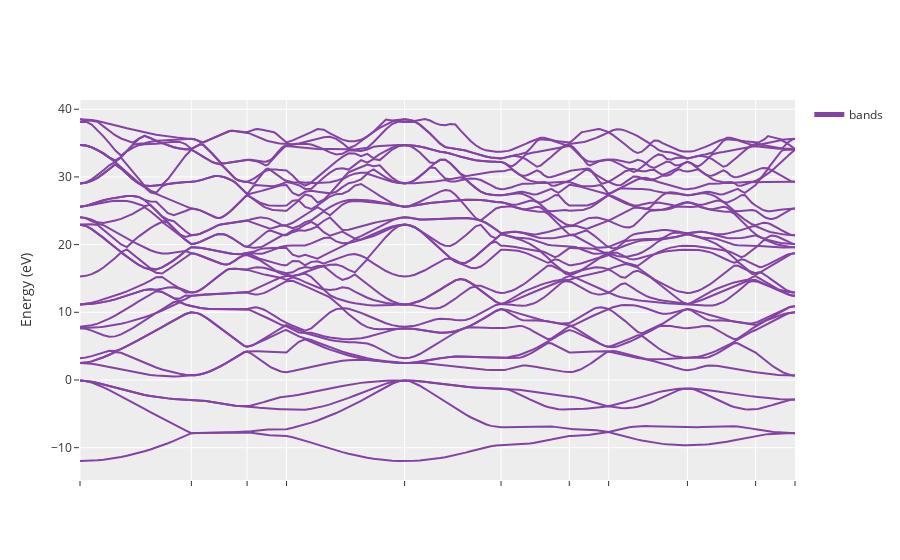

Notebook code for this chart:
### Code cell
import py4vasp
mycalc = py4vasp.Calculation.from_file("/home/student/zylu/demo/3_bs/vaspout.h5")

mycalc.band.plot()

### Figure 1 — Plotly figure (JSON) as saved in the notebook; plotly's stock layout.template omitted (floating-point values rounded to 4 significant figures; data arrays with more than 128 entries replaced by an {"elided": "..."} marker saying what was removed)
{"data": [{"legendgroup": "bands", "line": {"color": "#8342A4"}, "name": "bands", "showlegend": true, "type": "scatter", "x": {"elided": "200 float values"}, "y": {"elided": "200 float values"}, "yaxis": "y"}, {"legendgroup": "bands", "line": {"color": "#8342A4"}, "name": "bands", "showlegend": false, "type": "scatter", "x": {"elided": "200 float values"}, "y": {"elided": "200 float values"}, "yaxis": "y"}, {"legendgroup": "bands", "line": {"color": "#8342A4"}, "name": "bands", "showlegend": false, "type": "scatter", "x": {"elided": "200 float values"}, "y": {"elided": "200 float values"}, "yaxis": "y"}, {"legendgroup": "bands", "line": {"color": "#8342A4"}, "name": "bands", "showlegend": false, "type": "scatter", "x": {"elided": "200 float values"}, "y": {"elided": "200 float values"}, "yaxis": "y"}, {"legendgroup": "bands", "line": {"color": "#8342A4"}, "name": "bands", "showlegend": false, "type": "scatter", "x": {"elided": "200 float values"}, "y": {"elided": "200 float values"}, "yaxis": "y"}, {"legendgroup": "bands", "line": {"color": "#8342A4"}, "name": "bands", "showlegend": false, "type": "scatter", "x": {"elided": "200 float values"}, "y": {"elided": "200 float values"}, "yaxis": "y"}, {"legendgroup": "bands", "line": {"color": "#8342A4"}, "name": "bands", "showlegend": false, "type": "scatter", "x": {"elided": "200 float values"}, "y": {"elided": "200 float values"}, "yaxis": "y"}, {"legendgroup": "bands", "line": {"color": "#8342A4"}, "name": "bands", "showlegend": false, "type": "scatter", "x": {"elided": "200 float values"}, "y": {"elided": "200 float values"}, "yaxis": "y"}, {"legendgroup": "bands", "line": {"color": "#8342A4"}, "name": "bands", "showlegend": false, "type": "scatter", "x": {"elided": "200 float values"}, "y": {"elided": "200 float values"}, "yaxis": "y"}, {"legendgroup": "bands", "line": {"color": "#8342A4"}, "name": "bands", "showlegend": false, "type": "scatter", "x": {"elided": "200 float values"}, "y": {"elided": "200 float values"}, "yaxis": "y"}, {"legendgroup": "bands", "line": {"color": "#8342A4"}, "name": "bands", "showlegend": false, "type": "scatter", "x": {"elided": "200 float values"}, "y": {"elided": "200 float values"}, "yaxis": "y"}, {"legendgroup": "bands", "line": {"color": "#8342A4"}, "name": "bands", "showlegend": false, "type": "scatter", "x": {"elided": "200 float values"}, "y": {"elided": "200 float values"}, "yaxis": "y"}, {"legendgroup": "bands", "line": {"color": "#8342A4"}, "name": "bands", "showlegend": false, "type": "scatter", "x": {"elided": "200 float values"}, "y": {"elided": "200 float values"}, "yaxis": "y"}, {"legendgroup": "bands", "line": {"color": "#8342A4"}, "name": "bands", "showlegend": false, "type": "scatter", "x": {"elided": "200 float values"}, "y": {"elided": "200 float values"}, "yaxis": "y"}, {"legendgroup": "bands", "line": {"color": "#8342A4"}, "name": "bands", "showlegend": false, "type": "scatter", "x": {"elided": "200 float values"}, "y": {"elided": "200 float values"}, "yaxis": "y"}, {"legendgroup": "bands", "line": {"color": "#8342A4"}, "name": "bands", "showlegend": false, "type": "scatter", "x": {"elided": "200 float values"}, "y": {"elided": "200 float values"}, "yaxis": "y"}, {"legendgroup": "bands", "line": {"color": "#8342A4"}, "name": "bands", "showlegend": false, "type": "scatter", "x": {"elided": "200 float values"}, "y": {"elided": "200 float values"}, "yaxis": "y"}, {"legendgroup": "bands", "line": {"color": "#8342A4"}, "name": "bands", "showlegend": false, "type": "scatter", "x": {"elided": "200 float values"}, "y": {"elided": "200 float values"}, "yaxis": "y"}, {"legendgroup": "bands", "line": {"color": "#8342A4"}, "name": "bands", "showlegend": false, "type": "scatter", "x": {"elided": "200 float values"}, "y": {"elided": "200 float values"}, "yaxis": "y"}, {"legendgroup": "bands", "line": {"color": "#8342A4"}, "name": "bands", "showlegend": false, "type": "scatter", "x": {"elided": "200 float values"}, "y": {"elided": "200 float values"}, "yaxis": "y"}, {"legendgroup": "bands", "line": {"color": "#8342A4"}, "name": "bands", "showlegend": false, "type": "scatter", "x": {"elided": "200 float values"}, "y": {"elided": "200 float values"}, "yaxis": "y"}, {"legendgroup": "bands", "line": {"color": "#8342A4"}, "name": "bands", "showlegend": false, "type": "scatter", "x": {"elided": "200 float values"}, "y": {"elided": "200 float values"}, "yaxis": "y"}, {"legendgroup": "bands", "line": {"color": "#8342A4"}, "name": "bands", "showlegend": false, "type": "scatter", "x": {"elided": "200 float values"}, "y": {"elided": "200 float values"}, "yaxis": "y"}, {"legendgroup": "bands", "line": {"color": "#8342A4"}, "name": "bands", "showlegend": false, "type": "scatter", "x": {"elided": "200 float values"}, "y": {"elided": "200 float values"}, "yaxis": "y"}, {"legendgroup": "bands", "line": {"color": "#8342A4"}, "name": "bands", "showlegend": false, "type": "scatter", "x": {"elided": "200 float values"}, "y": {"elided": "200 float values"}, "yaxis": "y"}, {"legendgroup": "bands", "line": {"color": "#8342A4"}, "name": "bands", "showlegend": false, "type": "scatter", "x": {"elided": "200 float values"}, "y": {"elided": "200 float values"}, "yaxis": "y"}, {"legendgroup": "bands", "line": {"color": "#8342A4"}, "name": "bands", "showlegend": false, "type": "scatter", "x": {"elided": "200 float values"}, "y": {"elided": "200 float values"}, "yaxis": "y"}, {"legendgroup": "bands", "line": {"color": "#8342A4"}, "name": "bands", "showlegend": false, "type": "scatter", "x": {"elided": "200 float values"}, "y": {"elided": "200 float values"}, "yaxis": "y"}, {"legendgroup": "bands", "line": {"color": "#8342A4"}, "name": "bands", "showlegend": false, "type": "scatter", "x": {"elided": "200 float values"}, "y": {"elided": "200 float values"}, "yaxis": "y"}, {"legendgroup": "bands", "line": {"color": "#8342A4"}, "name": "bands", "showlegend": false, "type": "scatter", "x": {"elided": "200 float values"}, "y": {"elided": "200 float values"}, "yaxis": "y"}, {"legendgroup": "bands", "line": {"color": "#8342A4"}, "name": "bands", "showlegend": false, "type": "scatter", "x": {"elided": "200 float values"}, "y": {"elided": "200 float values"}, "yaxis": "y"}, {"legendgroup": "bands", "line": {"color": "#8342A4"}, "name": "bands", "showlegend": false, "type": "scatter", "x": {"elided": "200 float values"}, "y": {"elided": "200 float values"}, "yaxis": "y"}], "layout": {"legend": {"itemsizing": "constant"}, "xaxis": {"tickmode": "array", "ticktext": [" ", " ", " ", " ", " ", " ", " ", " ", " ", " ", " "], "tickvals": [0, 0.1837, 0.2755, 0.3405, 0.5353, 0.6944, 0.8069, 0.8719, 1.002, 1.114, 1.179]}, "yaxis": {"title": {"text": "Energy (eV)"}}}}
